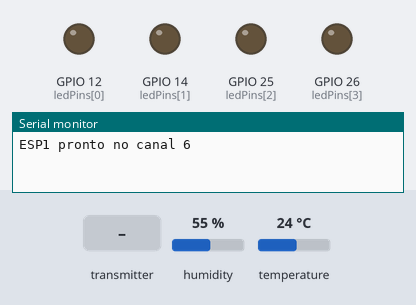
The sketch below on a simulated ESP32. Parts: output pins drawn as LEDs (lit = HIGH), the last lines printed to the serial monitor. The inputs (shaded band) are chosen by the test bench; at power-on: humidity 55 %, temperature 24 °C.

Above: at 1.3 s.
1.4 s: the transmitter starts sending estado = 1024
At 2.1 s:
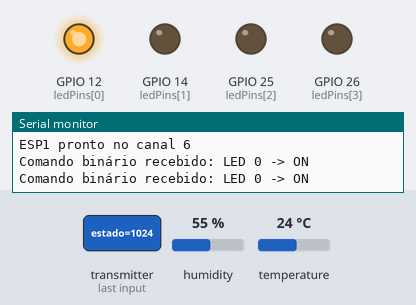
2.9 s: the transmitter starts sending led = 1
At 3.3 s:
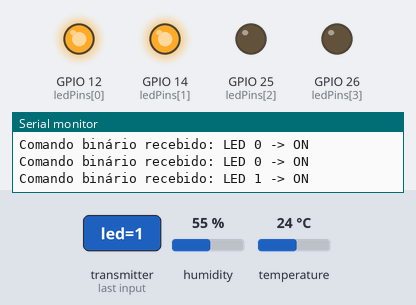
4.4 s: the transmitter starts sending estado = 0
At 5.6 s:
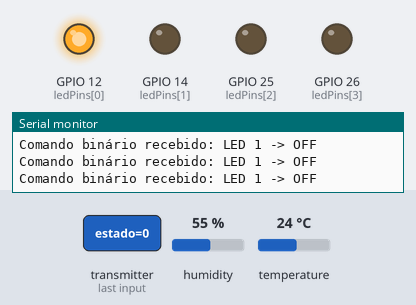
6.4 s: the transmitter starts sending estado = 2048
At 7.1 s:
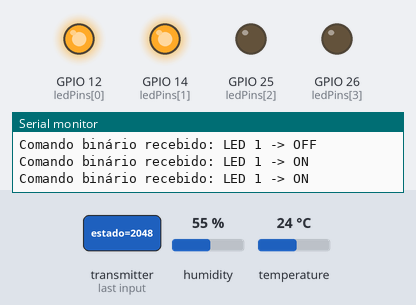
Timing chart, 0 to 9.4 s (numbered marks = the images above; inputs shaded):
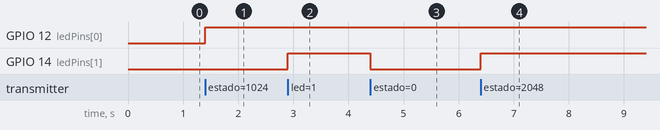

Measured:
- after the input at 1.4 s, GPIO 12 (ledPins[0]): LOW → HIGH at once
- after the input at 2.9 s, GPIO 14 (ledPins[1]): LOW → HIGH at once
- after the input at 4.4 s, GPIO 14 (ledPins[1]): HIGH → LOW at once
- after the input at 6.4 s, GPIO 14 (ledPins[1]): LOW → HIGH at once

The sketch:

ESP1.ino
```cpp
// === ESP-1 (sensor DHT + envia JSON) ===
#include <WiFi.h>
#include <esp_now.h>
#include <DHT.h>
#include <ArduinoJson.h>
#include <esp_wifi.h>

typedef struct struct_comando {
  int led;
  int estado;
} struct_comando;

uint8_t enderecoMacESP2[] = { 0x08, 0xA6, 0xF7, 0xB0, 0x75, 0x50 };
struct_comando comandoRecebido;

#define DHTPIN 27
#define DHTTYPE DHT11
int ledPins[] = { 12, 14, 25, 26 };
DHT dht(DHTPIN, DHTTYPE);
unsigned long contadorMsg = 0;
String nodeID = "TURMA-1";

void OnDataSent(const uint8_t *mac_addr, esp_now_send_status_t status) {
  Serial.print("\r\nStatus do último envio: ");
  Serial.println(status == ESP_NOW_SEND_SUCCESS ? "Entregue com Sucesso" : "Falha na Entrega");
}

void OnDataRecv(const esp_now_recv_info_t *info, const uint8_t *data, int len) {
  // Se chegar um struct_comando binário:
  if (len == sizeof(struct_comando)) {
    memcpy(&comandoRecebido, data, len);
    Serial.print("Comando binário recebido: LED ");
    Serial.print(comandoRecebido.led);
    Serial.print(" -> ");
    Serial.println(comandoRecebido.estado ? "ON" : "OFF");
    if (comandoRecebido.led >= 0 && comandoRecebido.led < 4) {
      digitalWrite(ledPins[comandoRecebido.led], comandoRecebido.estado ? HIGH : LOW);
    }
  }
  else {
    // Senão, chegou JSON (por exemplo, eco do gateway)
    char buf[200];
    memcpy(buf, data, len);
    buf[len] = '\0';
    Serial.print("JSON inesperado recebido: ");
    Serial.println(buf);
  }
}

void setup() {
  Serial.begin(115200);
  for (int i = 0; i < 4; i++) {
    pinMode(ledPins[i], OUTPUT);
    digitalWrite(ledPins[i], LOW);
  }
  dht.begin();

  WiFi.mode(WIFI_STA);
  WiFi.disconnect();
  delay(100);

  if (esp_now_init() != ESP_OK) { Serial.println("Erro ESP-NOW"); return; }
  esp_wifi_set_channel(6, WIFI_SECOND_CHAN_NONE);
  esp_now_register_send_cb(OnDataSent);
  esp_now_register_recv_cb(OnDataRecv);

  esp_now_peer_info_t peer = {};
  memcpy(peer.peer_addr, enderecoMacESP2, 6);
  peer.channel = 6;
  peer.encrypt = false;
  if (esp_now_add_peer(&peer) != ESP_OK) Serial.println("Falha add peer");
  Serial.println("ESP1 pronto no canal 6");
}

void loop() {
  delay(10000);
  float h = dht.readHumidity();
  float t = dht.readTemperature();
  if (isnan(h) || isnan(t)) { Serial.println("Erro DHT"); return; }
  contadorMsg++;
  StaticJsonDocument<200> doc;
  doc["id"] = nodeID;
  doc["contador"] = contadorMsg;
  doc["temperatura"] = t;
  doc["umidade"] = h;
  char buf[200];
  serializeJson(doc, buf);
  esp_err_t res = esp_now_send(enderecoMacESP2, (uint8_t*)buf, strlen(buf));
  if (res == ESP_OK) Serial.println("Dados enviados com sucesso");
  else {
    Serial.print("Erro esp_now_send: "); Serial.println(res);
  }
}
```
